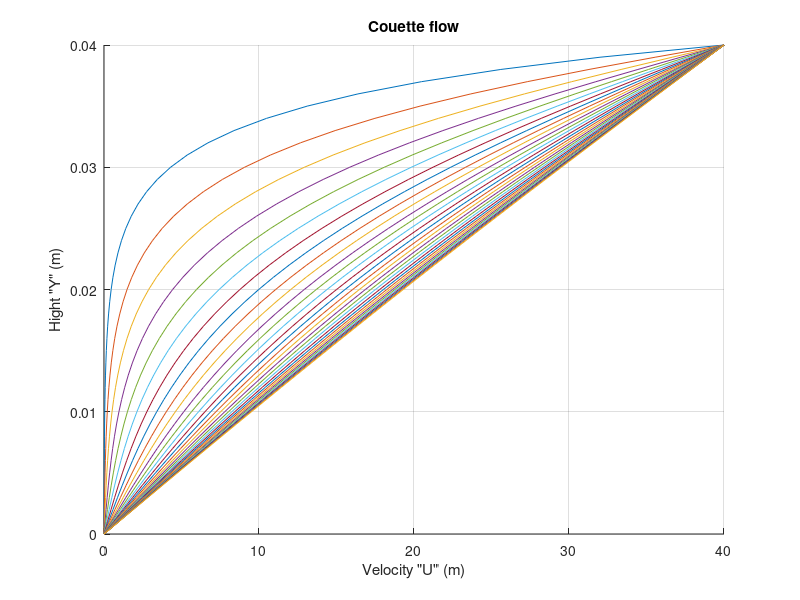

The MATLAB script that drew this image:
clc,
clear all,
close all,

mu = 2e-4;       % Dynamic Viscosity
Ut = 40;     % Upper Plate Velocity (m/s)
H = 0.04;       % Plates Spacing (m)
dt = 0.1;       % Time Step (sec.)
dy = 0.001;     % Distance Step (m)
T = 3;          % Required Solution Time (sec.)
Bu = [0 40];    % Boundary Conditions [U(0,t) U(H,t)]
Iu = [0 40];    % Initial Conditions [U(0,0) U(H,0)]

D = mu*dt/dy^2;  % Diffusion Factor
j_max = floor(T/dt+1); % Number of time nodes
i_max = floor(H/dy+1); % Number of space nodes

for t = 1:j_max
    for i = 1:i_max
       if t==1
          B = zeros(i_max,1);
          B(end) = Bu(2);
       else
          B = U{t-1};
       end
       A = zeros(i_max,i_max);
       for j = 1:i_max
           if j == 1
               A(j,j)=1;
           elseif j == i_max
               A(j,j)=1;
           else
               A(j,j-1) = -D;
               A(j,j) = 1+2*D;
               A(j,j+1) = -D;
           end
           
       end
       U{t} = inv(A)*B;
    end
end

%% Plots
figure
hold on
grid on
for j = 1:j_max
plot(U{j},0:dy:dy*(i_max-1))
end
xlabel('Velocity "U" (m)')
ylabel('Hight "Y" (m)')
title('Couette flow')